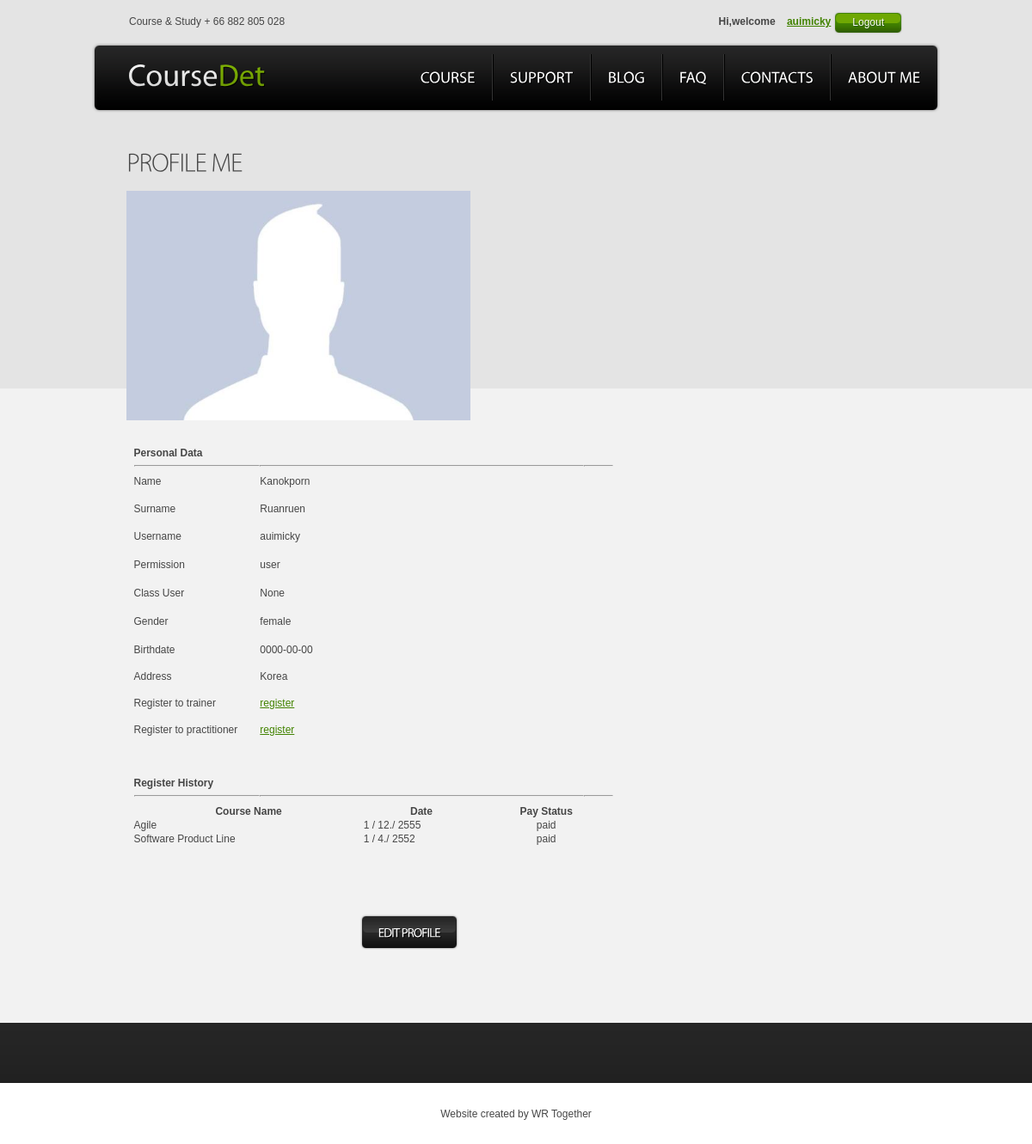
The app's page /profile.php (signed in), older data.
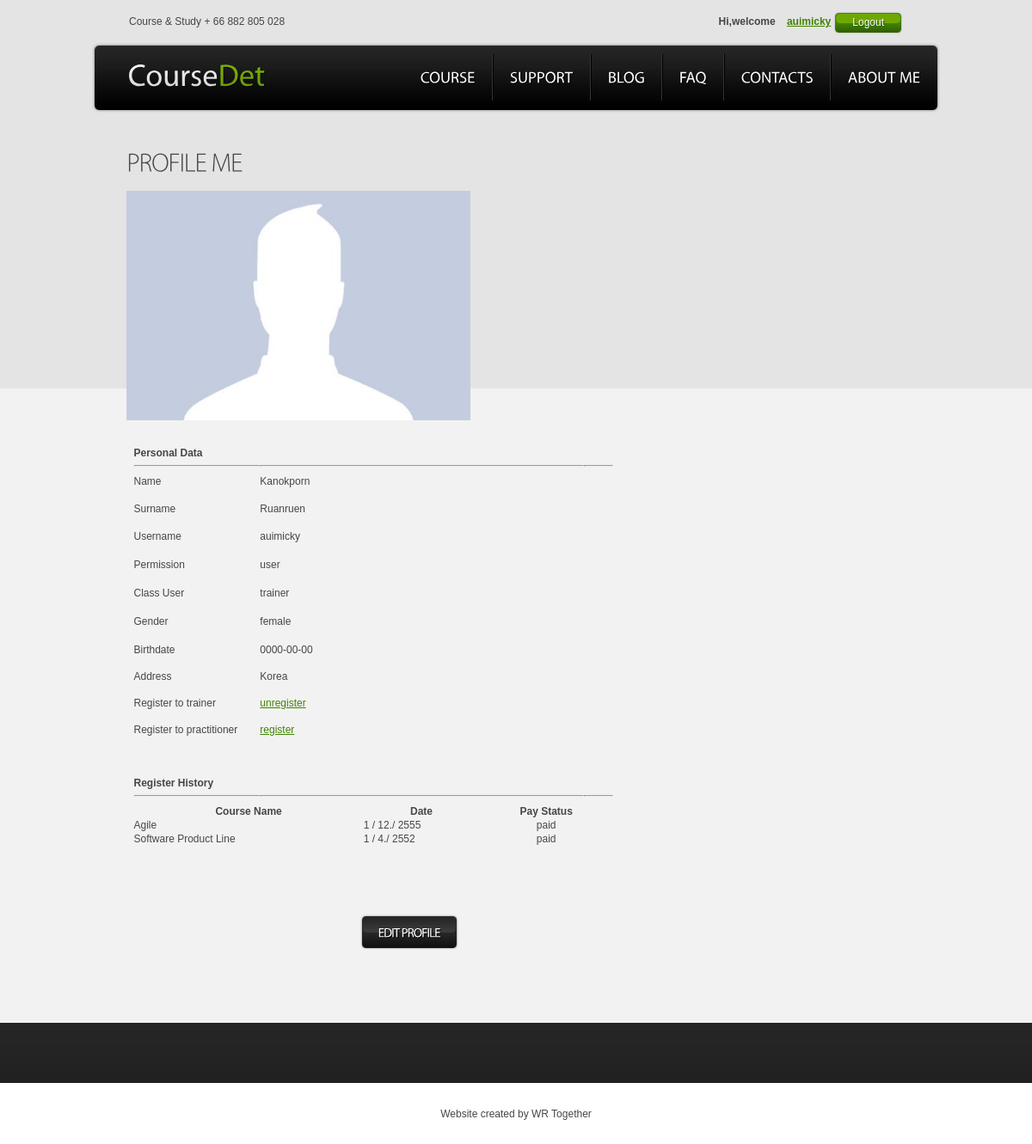
The same page, newer data.
### phpMySQLFunctionDatabase.php (called while the page is built, shortened)
<?
	function fncSelectRecord($strTable,$strCondition)
	{
			$strSQL = "SELECT * FROM $strTable WHERE $strCondition ";
			$objQuery = @mysql_query($strSQL);
			return @mysql_fetch_array($objQuery);
	}
?>

### profile.php (the view, shortened to what the changed rows need)
<?
	include("phpMySQLFunctionDatabase.php");
?>
<!DOCTYPE html>
<html lang="en">
<head>
<link rel="stylesheet" href="css/reset.css" type="text/css" media="all">
<link rel="stylesheet" href="css/layout.css" type="text/css" media="all">
<link rel="stylesheet" href="css/style.css" type="text/css" media="all">
</head>
<body id="page2">
<div class="tail-top1">
	<header>
		<div class="container">
			<div class="header-box">
				<div class="left">
					<div class="right">
						<h1><a href="index.php"><span>Course</span>Det</a></h1>
					</div>
				</div>
			</div>
		</div>
	</header>
	<section id="content">
		<div class="container">
				<div class="inside1">
					<div class="wrap row-2">
						<article class="col-2">
							<h2> PROFILE ME</h2>
<?
	$strTable = "register";
	if($_GET['user'] != NULL){
		$strCondition = "user = '".$_GET['user']."' ";
	}
	else{
		$strCondition = "user = '".$_SESSION['UserID']."' ";
	}
	$objSelect = fncSelectRecord($strTable,$strCondition);
?>
                          <form name="form1" >
                            <table width="566" border="0" cellpadding="3">
							  <tr>
                                <td height="29">&nbsp;</td>
                                <td width="138" height="33">Class User</td>
                                <td width="354"><label for="user"></label>
                                <?
									if($objSelect[trainer] == 1 && $objSelect[practitioner] == 1){
										echo "trainer & practitioner";
									}
									else{
										if($objSelect[trainer] == 1){
											echo "trainer";
										}
										else if($objSelect[practitioner] == 1){
											echo "practitioner";
										}
										else{
											echo "None";
										}
									}
								?>
								</td>
                                <td>&nbsp;</td>
                              </tr>
							  <tr>
                                <td>
									<?
									if($_GET['user'] == $_SESSION['UserID'] || $_GET['user'] == NULL){
										if($objSelect["trainer"] == 0){
											echo "<a href='status_edit.php?class=trainer&value=1'>register</a>";
										}
										else {
											echo "<a href='status_edit.php?class=trainer&value=0'>unregister</a>";
										}
									}
									?>
								</td>
                              </tr>
                            </table>
                          </form>
</article>
					</div>
				</div>
			</div>
		</div>
</body>
</html>

Row changes from the older to the newer data that the page shows:
changed register "Kanokporn": trainer 0 → 1 (drawn)
Text that changed along with them:
text no longer shown: "None register"
text now shown: "trainer unregister"
